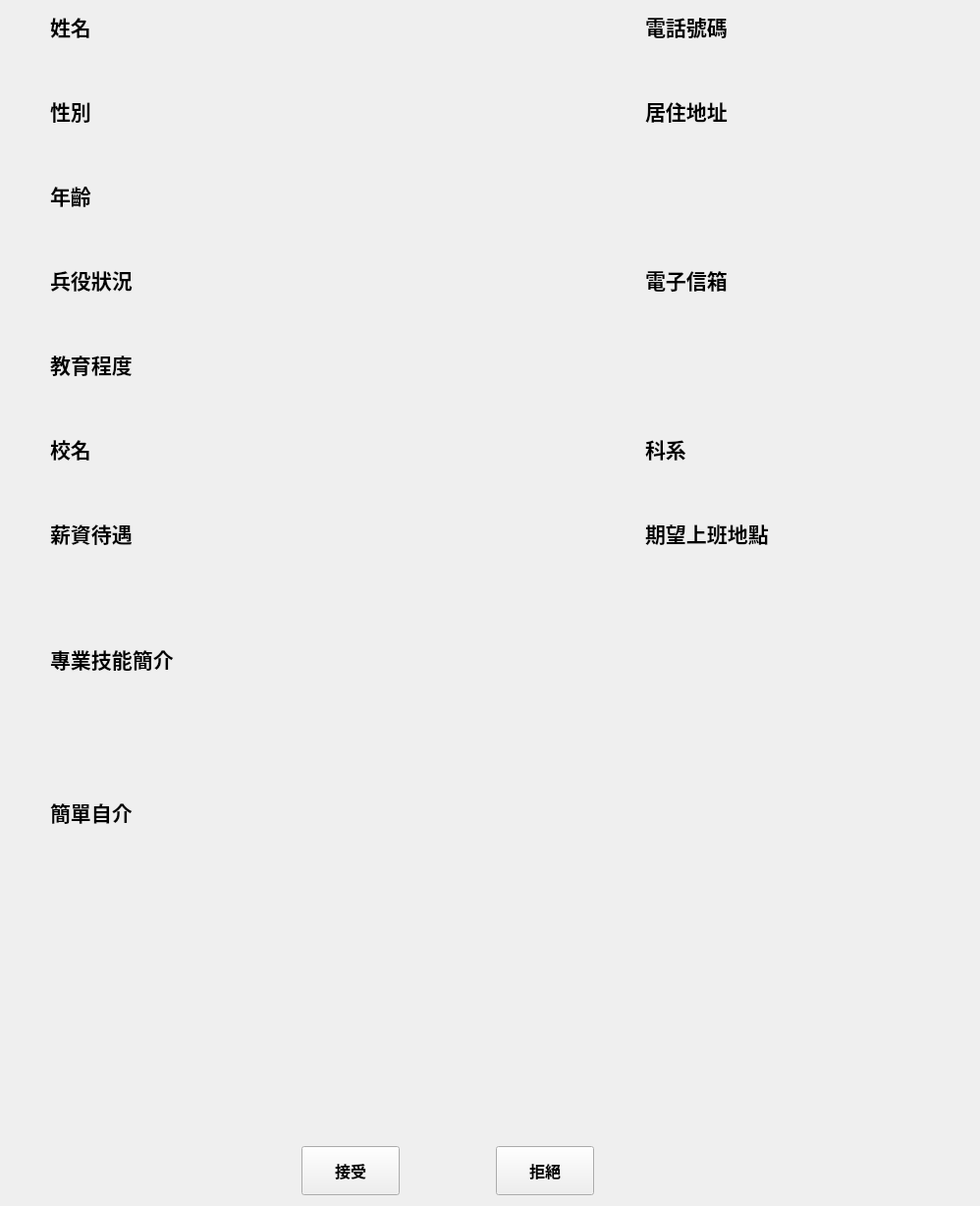
            <widget class="QWidget" name="page_2">
             <layout class="QGridLayout" name="gridLayout_6">
              <item row="0" column="2">
               <spacer name="horizontalSpacer_8">
                <property name="orientation">
                 <enum>Qt::Horizontal</enum>
                </property>
                <property name="sizeHint" stdset="0">
                 <size>
                  <width>40</width>
                  <height>20</height>
                 </size>
                </property>
               </spacer>
              </item>
              <item row="0" column="0">
               <spacer name="horizontalSpacer_5">
                <property name="orientation">
                 <enum>Qt::Horizontal</enum>
                </property>
                <property name="sizeHint" stdset="0">
                 <size>
                  <width>40</width>
                  <height>20</height>
                 </size>
                </property>
               </spacer>
              </item>
              <item row="0" column="1">
               <layout class="QGridLayout" name="gridLayout_2">
                <property name="horizontalSpacing">
                 <number>6</number>
                </property>
                <property name="verticalSpacing">
                 <number>12</number>
                </property>
                <item row="9" column="0">
                 <widget class="QLabel" name="label_22">
                  <property name="font">
                   <font>
                    <pointsize>16</pointsize>
                    <weight>75</weight>
                    <bold>true</bold>
                   </font>
                  </property>
                  <property name="text">
                   <string>教育程度</string>
                  </property>
                 </widget>
                </item>
                <item row="13" column="6">
                 <widget class="QLabel" name="label_27">
                  <property name="sizePolicy">
                   <sizepolicy hsizetype="Fixed" vsizetype="Fixed">
                    <horstretch>0</horstretch>
                    <verstretch>0</verstretch>
                   </sizepolicy>
                  </property>
                  <property name="font">
                   <font>
                    <pointsize>16</pointsize>
                    <weight>75</weight>
                    <bold>true</bold>
                   </font>
                  </property>
                  <property name="text">
                   <string>期望上班地點</string>
                  </property>
                 </widget>
                </item>
                <item row="11" column="0">
                 <widget class="QLabel" name="label_21">
                  <property name="font">
                   <font>
                    <pointsize>16</pointsize>
                    <weight>75</weight>
                    <bold>true</bold>
                   </font>
                  </property>
                  <property name="text">
                   <string>校名</string>
                  </property>
                 </widget>
                </item>
                <item row="6" column="6">
                 <widget class="QLabel" name="label_14">
                  <property name="sizePolicy">
                   <sizepolicy hsizetype="Fixed" vsizetype="Fixed">
                    <horstretch>0</horstretch>
                    <verstretch>0</verstretch>
                   </sizepolicy>
                  </property>
                  <property name="font">
                   <font>
                    <pointsize>16</pointsize>
                    <weight>75</weight>
                    <bold>true</bold>
                   </font>
                  </property>
                  <property name="text">
                   <string>電子信箱</string>
                  </property>
                  <property name="textFormat">
                   <enum>Qt::AutoText</enum>
                  </property>
                 </widget>
                </item>
                <item row="6" column="0">
                 <widget class="QLabel" name="label_15">
                  <property name="font">
                   <font>
                    <pointsize>16</pointsize>
                    <weight>75</weight>
                    <bold>true</bold>
                   </font>
                  </property>
                  <property name="text">
                   <string>兵役狀況</string>
                  </property>
                 </widget>
                </item>
                <item row="0" column="0">
                 <widget class="QLabel" name="label_17">
                  <property name="sizePolicy">
                   <sizepolicy hsizetype="Fixed" vsizetype="Fixed">
                    <horstretch>0</horstretch>
                    <verstretch>0</verstretch>
                   </sizepolicy>
                  </property>
                  <property name="font">
                   <font>
                    <pointsize>16</pointsize>
                    <weight>75</weight>
                    <bold>true</bold>
                   </font>
                  </property>
                  <property name="text">
                   <string>姓名</string>
                  </property>
                 </widget>
                </item>
                <item row="11" column="6">
                 <widget class="QLabel" name="label_20">
                  <property name="font">
                   <font>
                    <pointsize>16</pointsize>
                    <weight>75</weight>
                    <bold>true</bold>
                   </font>
                  </property>
                  <property name="text">
                   <string>科系</string>
                  </property>
                 </widget>
                </item>
                <item row="4" column="0">
                 <widget class="QLabel" name="label_28">
                  <property name="sizePolicy">
                   <sizepolicy hsizetype="Fixed" vsizetype="Fixed">
                    <horstretch>0</horstretch>
                    <verstretch>0</verstretch>
                   </sizepolicy>
                  </property>
                  <property name="font">
                   <font>
                    <pointsize>16</pointsize>
                    <weight>75</weight>
                    <bold>true</bold>
                   </font>
                  </property>
                  <property name="text">
                   <string>年齡</string>
                  </property>
                 </widget>
                </item>
                <item row="2" column="0">
                 <widget class="QLabel" name="label_19">
                  <property name="sizePolicy">
                   <sizepolicy hsizetype="Fixed" vsizetype="Fixed">
                    <horstretch>0</horstretch>
                    <verstretch>0</verstretch>
                   </sizepolicy>
                  </property>
                  <property name="font">
                   <font>
                    <pointsize>16</pointsize>
                    <weight>75</weight>
                    <bold>true</bold>
                   </font>
                  </property>
                  <property name="text">
                   <string>性別</string>
                  </property>
                  <property name="textFormat">
                   <enum>Qt::AutoText</enum>
                  </property>
                 </widget>
                </item>
                <item row="16" column="0">
                 <widget class="QLabel" name="label_32">
                  <property name="sizePolicy">
                   <sizepolicy hsizetype="Fixed" vsizetype="Fixed">
                    <horstretch>0</horstretch>
                    <verstretch>0</verstretch>
                   </sizepolicy>
                  </property>
                  <property name="font">
                   <font>
                    <pointsize>16</pointsize>
                    <weight>75</weight>
                    <bold>true</bold>
                   </font>
                  </property>
                  <property name="text">
                   <string>專業技能簡介</string>
                  </property>
                 </widget>
                </item>
                <item row="18" column="0">
                 <widget class="QLabel" name="label_33">
                  <property name="sizePolicy">
                   <sizepolicy hsizetype="Fixed" vsizetype="Fixed">
                    <horstretch>0</horstretch>
                    <verstretch>0</verstretch>
                   </sizepolicy>
                  </property>
                  <property name="font">
                   <font>
                    <pointsize>16</pointsize>
                    <weight>75</weight>
                    <bold>true</bold>
                   </font>
                  </property>
                  <property name="text">
                   <string>簡單自介</string>
                  </property>
                 </widget>
                </item>
                <item row="20" column="1">
                 <widget class="QPushButton" name="accept_BTN">
                  <property name="sizePolicy">
                   <sizepolicy hsizetype="Maximum" vsizetype="Maximum">
                    <horstretch>0</horstretch>
                    <verstretch>0</verstretch>
                   </sizepolicy>
                  </property>
                  <property name="minimumSize">
                   <size>
                    <width>100</width>
                    <height>50</height>
                   </size>
                  </property>
                  <property name="maximumSize">
                   <size>
                    <width>150</width>
                    <height>50</height>
                   </size>
                  </property>
                  <property name="font">
                   <font>
                    <pointsize>12</pointsize>
                    <weight>75</weight>
                    <bold>true</bold>
                   </font>
                  </property>
                  <property name="text">
                   <string>接受</string>
                  </property>
                 </widget>
                </item>
                <item row="20" column="5">
                 <spacer name="horizontalSpacer_11">
                  <property name="orientation">
                   <enum>Qt::Horizontal</enum>
                  </property>
                  <property name="sizeHint" stdset="0">
                   <size>
                    <width>40</width>
                    <height>20</height>
                   </size>
                  </property>
                 </spacer>
                </item>
                <item row="13" column="0">
                 <widget class="QLabel" name="label_26">
                  <property name="sizePolicy">
                   <sizepolicy hsizetype="Fixed" vsizetype="Fixed">
                    <horstretch>0</horstretch>
                    <verstretch>0</verstretch>
                   </sizepolicy>
                  </property>
                  <property name="font">
                   <font>
                    <pointsize>16</pointsize>
                    <weight>75</weight>
                    <bold>true</bold>
                   </font>
                  </property>
                  <property name="text">
                   <string>薪資待遇</string>
                  </property>
                 </widget>
                </item>
                <item row="20" column="3">
                 <spacer name="horizontalSpacer_9">
                  <property name="orientation">
                   <enum>Qt::Horizontal</enum>
                  </property>
                  <property name="sizeHint" stdset="0">
                   <size>
                    <width>40</width>
                    <height>20</height>
                   </size>
                  </property>
                 </spacer>
                </item>
                <item row="20" column="2">
                 <spacer name="horizontalSpacer_13">
                  <property name="orientation">
                   <enum>Qt::Horizontal</enum>
                  </property>
                  <property name="sizeHint" stdset="0">
                   <size>
                    <width>40</width>
                    <height>20</height>
                   </size>
                  </property>
                 </spacer>
                </item>
                <item row="20" column="0">
                 <spacer name="horizontalSpacer_10">
                  <property name="orientation">
                   <enum>Qt::Horizontal</enum>
                  </property>
                  <property name="sizeHint" stdset="0">
                   <size>
                    <width>40</width>
                    <height>20</height>
                   </size>
                  </property>
                 </spacer>
                </item>
                <item row="3" column="7">
                 <spacer name="horizontalSpacer_6">
                  <property name="orientation">
                   <enum>Qt::Horizontal</enum>
                  </property>
                  <property name="sizeHint" stdset="0">
                   <size>
                    <width>40</width>
                    <height>20</height>
                   </size>
                  </property>
                 </spacer>
                </item>
                <item row="20" column="6">
                 <spacer name="horizontalSpacer_12">
                  <property name="orientation">
                   <enum>Qt::Horizontal</enum>
                  </property>
                  <property name="sizeHint" stdset="0">
                   <size>
                    <width>40</width>
                    <height>20</height>
                   </size>
                  </property>
                 </spacer>
                </item>
                <item row="20" column="4">
                 <widget class="QPushButton" name="reject_BTN">
                  <property name="sizePolicy">
                   <sizepolicy hsizetype="Maximum" vsizetype="Maximum">
                    <horstretch>0</horstretch>
                    <verstretch>0</verstretch>
                   </sizepolicy>
                  </property>
                  <property name="minimumSize">
                   <size>
                    <width>100</width>
                    <height>50</height>
                   </size>
                  </property>
                  <property name="maximumSize">
                   <size>
                    <width>150</width>
                    <height>50</height>
                   </size>
                  </property>
                  <property name="font">
                   <font>
                    <pointsize>12</pointsize>
                    <weight>75</weight>
                    <bold>true</bold>
                   </font>
                  </property>
                  <property name="text">
                   <string>拒絕</string>
                  </property>
                 </widget>
                </item>
                <item row="1" column="6">
                 <widget class="QLabel" name="phone_label">
                  <property name="sizePolicy">
                   <sizepolicy hsizetype="Minimum" vsizetype="Minimum">
                    <horstretch>0</horstretch>
                    <verstretch>0</verstretch>
                   </sizepolicy>
                  </property>
                  <property name="minimumSize">
                   <size>
                    <width>250</width>
                    <height>30</height>
                   </size>
                  </property>
                  <property name="font">
                   <font>
                    <pointsize>14</pointsize>
                   </font>
                  </property>
                  <property name="text">
                   <string/>
                  </property>
                 </widget>
                </item>
                <item row="3" column="6" rowspan="3">
                 <widget class="QLabel" name="address_label">
                  <property name="sizePolicy">
                   <sizepolicy hsizetype="Minimum" vsizetype="Minimum">
                    <horstretch>0</horstretch>
                    <verstretch>0</verstretch>
                   </sizepolicy>
                  </property>
                  <property name="minimumSize">
                   <size>
                    <width>250</width>
                    <height>50</height>
                   </size>
                  </property>
                  <property name="font">
                   <font>
                    <pointsize>14</pointsize>
                   </font>
                  </property>
                  <property name="text">
                   <string/>
                  </property>
                  <property name="wordWrap">
                   <bool>true</bool>
                  </property>
                 </widget>
                </item>
                <item row="3" column="0">
                 <widget class="QLabel" name="gender_label">
                  <property name="sizePolicy">
                   <sizepolicy hsizetype="Minimum" vsizetype="Minimum">
                    <horstretch>0</horstretch>
                    <verstretch>0</verstretch>
                   </sizepolicy>
                  </property>
                  <property name="minimumSize">
                   <size>
                    <width>250</width>
                    <height>30</height>
                   </size>
                  </property>
                  <property name="font">
                   <font>
                    <pointsize>14</pointsize>
                   </font>
                  </property>
                  <property name="text">
                   <string/>
                  </property>
                 </widget>
                </item>
                <item row="5" column="0">
                 <widget class="QLabel" name="age_label">
                  <property name="sizePolicy">
                   <sizepolicy hsizetype="Minimum" vsizetype="Minimum">
                    <horstretch>0</horstretch>
                    <verstretch>0</verstretch>
                   </sizepolicy>
                  </property>
                  <property name="minimumSize">
                   <size>
                    <width>250</width>
                    <height>30</height>
                   </size>
                  </property>
                  <property name="font">
                   <font>
                    <pointsize>14</pointsize>
                   </font>
                  </property>
                  <property name="text">
                   <string/>
                  </property>
                 </widget>
                </item>
                <item row="0" column="6">
                 <widget class="QLabel" name="label_16">
                  <property name="sizePolicy">
                   <sizepolicy hsizetype="Fixed" vsizetype="Fixed">
                    <horstretch>0</horstretch>
                    <verstretch>0</verstretch>
                   </sizepolicy>
                  </property>
                  <property name="font">
                   <font>
                    <pointsize>16</pointsize>
                    <weight>75</weight>
                    <bold>true</bold>
                   </font>
                  </property>
                  <property name="text">
                   <string>電話號碼</string>
                  </property>
                 </widget>
                </item>
                <item row="2" column="6">
                 <widget class="QLabel" name="label_18">
                  <property name="font">
                   <font>
                    <pointsize>16</pointsize>
                    <weight>75</weight>
                    <bold>true</bold>
                   </font>
                  </property>
                  <property name="text">
                   <string>居住地址</string>
                  </property>
                 </widget>
                </item>
                <item row="7" column="6">
                 <widget class="QLabel" name="email_label">
                  <property name="sizePolicy">
                   <sizepolicy hsizetype="Minimum" vsizetype="Minimum">
                    <horstretch>0</horstretch>
                    <verstretch>0</verstretch>
                   </sizepolicy>
                  </property>
                  <property name="minimumSize">
                   <size>
                    <width>250</width>
                    <height>30</height>
                   </size>
                  </property>
                  <property name="font">
                   <font>
                    <pointsize>14</pointsize>
                   </font>
                  </property>
                  <property name="text">
                   <string/>
                  </property>
                 </widget>
                </item>
                <item row="10" column="0">
                 <widget class="QLabel" name="educarion_label">
                  <property name="sizePolicy">
                   <sizepolicy hsizetype="Minimum" vsizetype="Minimum">
                    <horstretch>0</horstretch>
                    <verstretch>0</verstretch>
                   </sizepolicy>
                  </property>
                  <property name="minimumSize">
                   <size>
                    <width>250</width>
                    <height>30</height>
                   </size>
                  </property>
                  <property name="font">
                   <font>
                    <pointsize>14</pointsize>
                   </font>
                  </property>
                  <property name="text">
                   <string/>
                  </property>
                 </widget>
                </item>
                <item row="7" column="0">
                 <widget class="QLabel" name="soilder_label">
                  <property name="sizePolicy">
                   <sizepolicy hsizetype="Minimum" vsizetype="Minimum">
                    <horstretch>0</horstretch>
                    <verstretch>0</verstretch>
                   </sizepolicy>
                  </property>
                  <property name="minimumSize">
                   <size>
                    <width>250</width>
                    <height>30</height>
                   </size>
                  </property>
                  <property name="font">
                   <font>
                    <pointsize>14</pointsize>
                   </font>
                  </property>
                  <property name="text">
                   <string/>
                  </property>
                 </widget>
                </item>
                <item row="12" column="6">
                 <widget class="QLabel" name="department_label">
                  <property name="sizePolicy">
                   <sizepolicy hsizetype="Minimum" vsizetype="Minimum">
                    <horstretch>0</horstretch>
                    <verstretch>0</verstretch>
                   </sizepolicy>
                  </property>
                  <property name="minimumSize">
                   <size>
                    <width>250</width>
                    <height>30</height>
                   </size>
                  </property>
                  <property name="font">
                   <font>
                    <pointsize>14</pointsize>
                   </font>
                  </property>
                  <property name="text">
                   <string/>
                  </property>
                 </widget>
                </item>
                <item row="14" column="0">
                 <widget class="QLabel" name="salary_type">
                  <property name="sizePolicy">
                   <sizepolicy hsizetype="Minimum" vsizetype="Minimum">
                    <horstretch>0</horstretch>
                    <verstretch>0</verstretch>
                   </sizepolicy>
                  </property>
                  <property name="minimumSize">
                   <size>
                    <width>250</width>
                    <height>30</height>
                   </size>
                  </property>
                  <property name="font">
                   <font>
                    <pointsize>14</pointsize>
                   </font>
                  </property>
                  <property name="text">
                   <string/>
                  </property>
                 </widget>
                </item>
                <item row="12" column="0">
                 <widget class="QLabel" name="school_label">
                  <property name="sizePolicy">
                   <sizepolicy hsizetype="Minimum" vsizetype="Minimum">
                    <horstretch>0</horstretch>
                    <verstretch>0</verstretch>
                   </sizepolicy>
                  </property>
                  <property name="minimumSize">
                   <size>
                    <width>250</width>
                    <height>30</height>
                   </size>
                  </property>
                  <property name="font">
                   <font>
                    <pointsize>14</pointsize>
                   </font>
                  </property>
                  <property name="text">
                   <string/>
                  </property>
                 </widget>
                </item>
                <item row="15" column="0">
                 <widget class="QLabel" name="salary_label">
                  <property name="sizePolicy">
                   <sizepolicy hsizetype="Minimum" vsizetype="Minimum">
                    <horstretch>0</horstretch>
                    <verstretch>0</verstretch>
                   </sizepolicy>
                  </property>
                  <property name="minimumSize">
                   <size>
                    <width>250</width>
                    <height>30</height>
                   </size>
                  </property>
                  <property name="font">
                   <font>
                    <pointsize>14</pointsize>
                   </font>
                  </property>
                  <property name="text">
                   <string/>
                  </property>
                 </widget>
                </item>
                <item row="14" column="6">
                 <widget class="QLabel" name="place_label">
                  <property name="sizePolicy">
                   <sizepolicy hsizetype="Minimum" vsizetype="Minimum">
                    <horstretch>0</horstretch>
                    <verstretch>0</verstretch>
                   </sizepolicy>
                  </property>
                  <property name="minimumSize">
                   <size>
                    <width>250</width>
                    <height>30</height>
                   </size>
                  </property>
                  <property name="font">
                   <font>
                    <pointsize>14</pointsize>
                   </font>
                  </property>
                  <property name="text">
                   <string/>
                  </property>
                 </widget>
                </item>
                <item row="1" column="0">
                 <widget class="QLabel" name="name_label">
                  <property name="sizePolicy">
                   <sizepolicy hsizetype="Minimum" vsizetype="Minimum">
                    <horstretch>0</horstretch>
                    <verstretch>0</verstretch>
                   </sizepolicy>
                  </property>
                  <property name="minimumSize">
                   <size>
                    <width>250</width>
                    <height>30</height>
                   </size>
                  </property>
                  <property name="font">
                   <font>
                    <pointsize>14</pointsize>
                   </font>
                  </property>
                  <property name="text">
                   <string/>
                  </property>
                 </widget>
                </item>
                <item row="17" column="0" colspan="7">
                 <widget class="QLabel" name="skill_label">
                  <property name="sizePolicy">
                   <sizepolicy hsizetype="Minimum" vsizetype="Minimum">
                    <horstretch>0</horstretch>
                    <verstretch>0</verstretch>
                   </sizepolicy>
                  </property>
                  <property name="minimumSize">
                   <size>
                    <width>700</width>
                    <height>100</height>
                   </size>
                  </property>
                  <property name="font">
                   <font>
                    <pointsize>14</pointsize>
                   </font>
                  </property>
                  <property name="text">
                   <string/>
                  </property>
                  <property name="wordWrap">
                   <bool>true</bool>
                  </property>
                 </widget>
                </item>
                <item row="19" column="0" colspan="7">
                 <widget class="QLabel" name="profile_label">
                  <property name="sizePolicy">
                   <sizepolicy hsizetype="Minimum" vsizetype="Minimum">
                    <horstretch>0</horstretch>
                    <verstretch>0</verstretch>
                   </sizepolicy>
                  </property>
                  <property name="minimumSize">
                   <size>
                    <width>700</width>
                    <height>300</height>
                   </size>
                  </property>
                  <property name="font">
                   <font>
                    <pointsize>14</pointsize>
                   </font>
                  </property>
                  <property name="text">
                   <string/>
                  </property>
                  <property name="wordWrap">
                   <bool>true</bool>
                  </property>
                 </widget>
                </item>
               </layout>
              </item>
             </layout>
            </widget>
